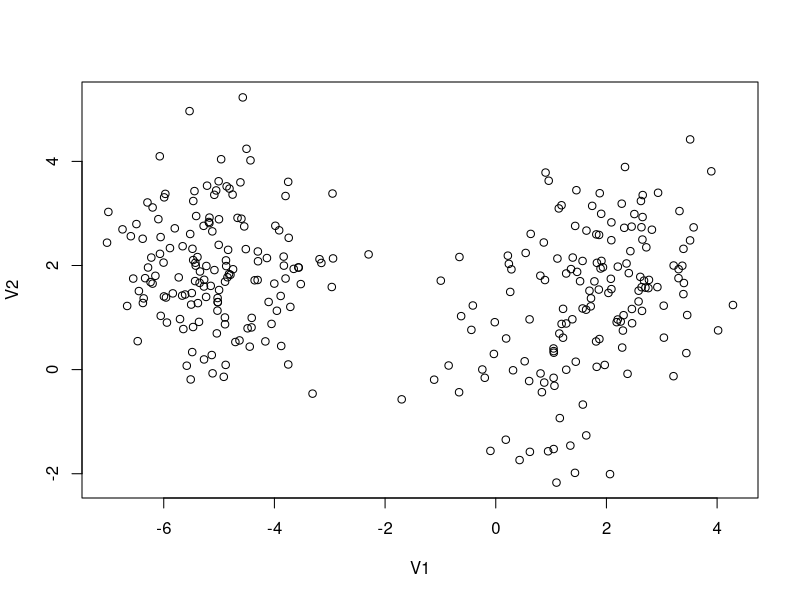
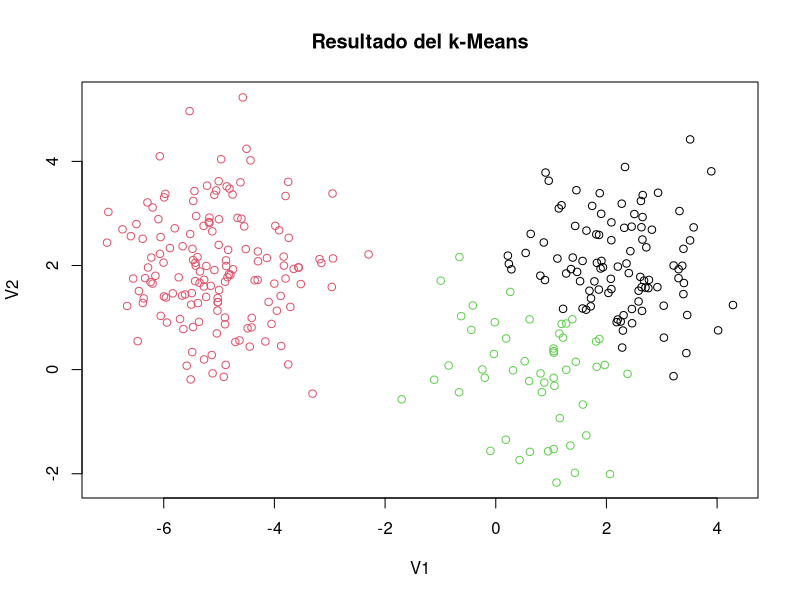
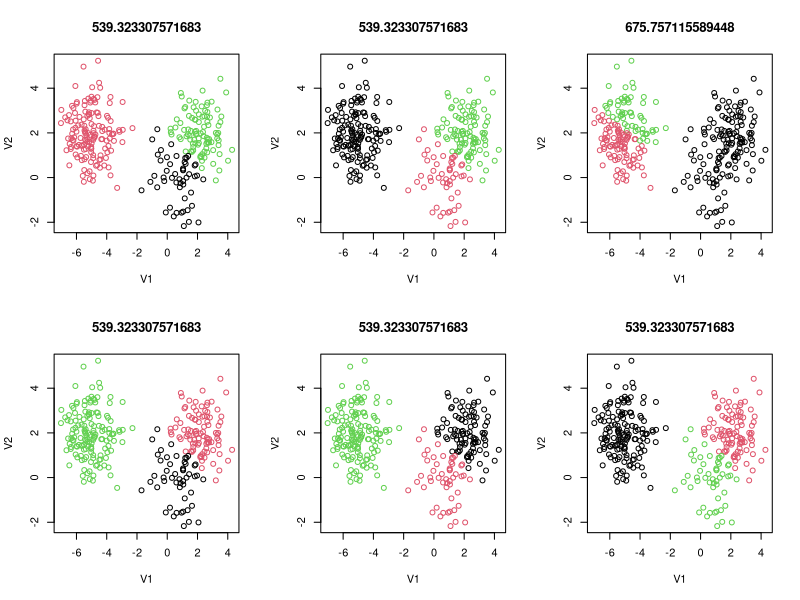
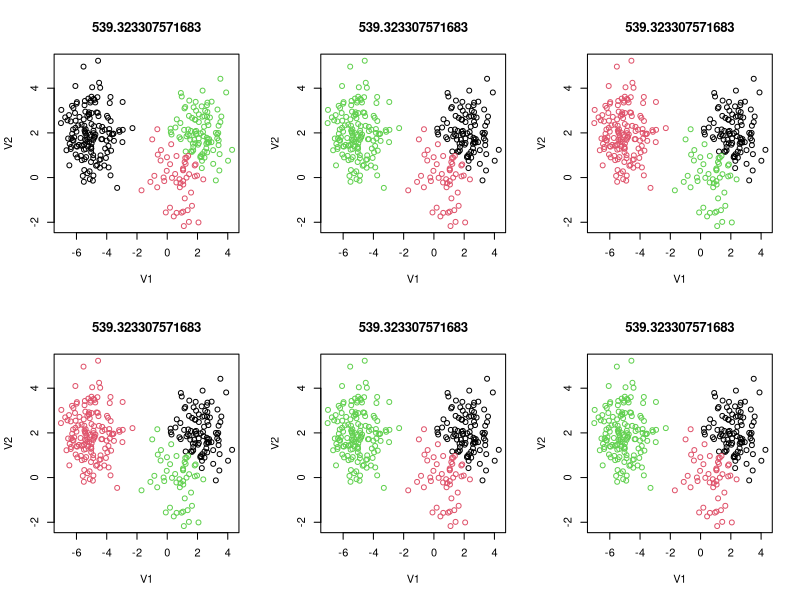
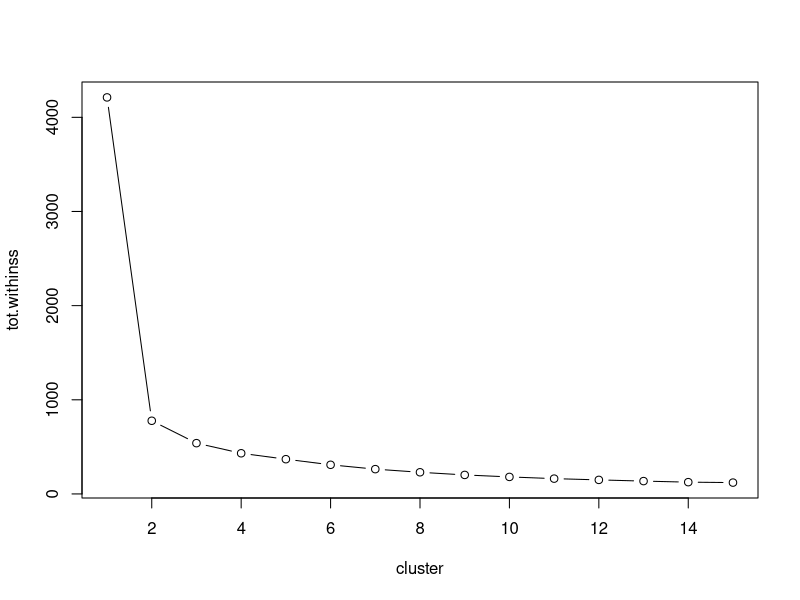
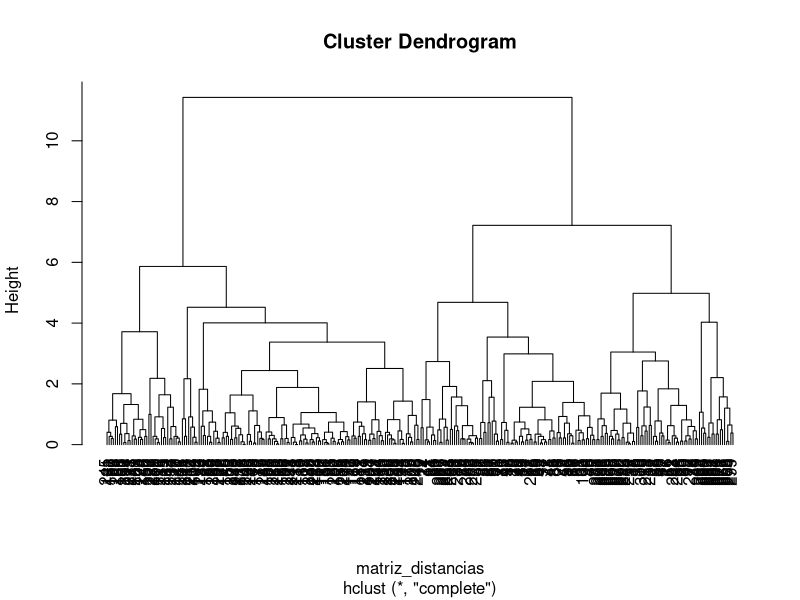
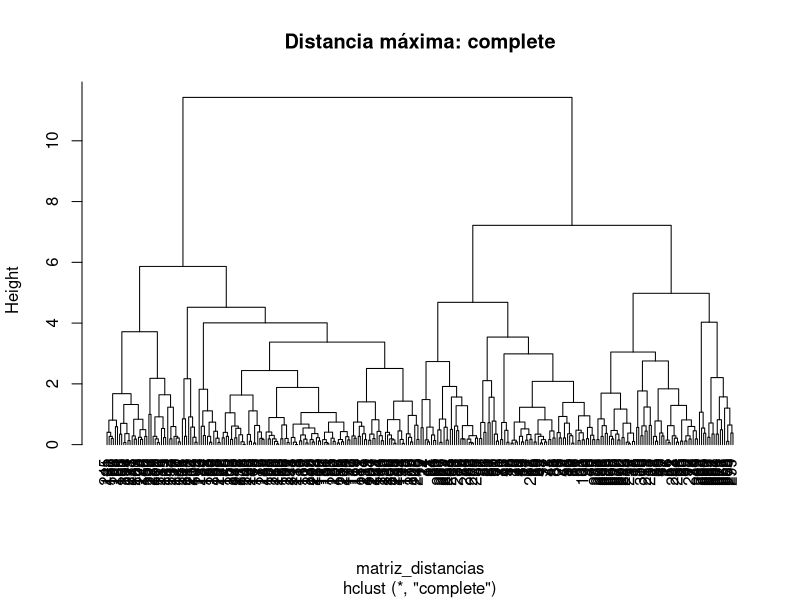
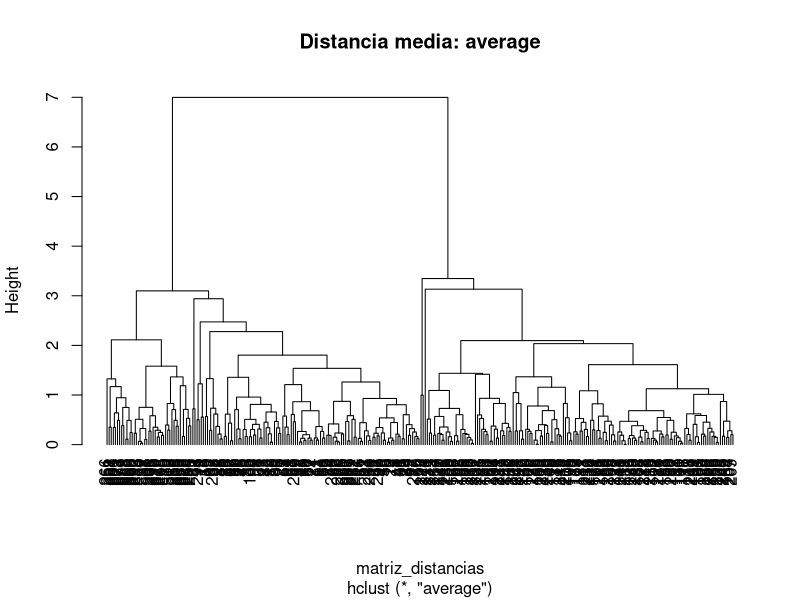

Write R code to recreate these figures, in order.
## ---- chunk 1

#Lectura del dataset
puntos <- read.delim("data/toy_example.txt",
                     sep = "\t",
                     head = FALSE)

#Visualización del dataset
plot(puntos)

## ---- chunk 2
head(puntos)
str(puntos)
dim(puntos)
## ---- chunk 3
km_puntos <- kmeans(puntos, centers = 3, nstar=20)
km_puntos

#summary(km_puntos) <-- Parámetros del algoritmo
km_puntos$cluster

plot(puntos,
     col=km_puntos$cluster, #colorea según los cluster del kMeans
     main="Resultado del k-Means")

## ---- chunk 4

par(mfrow=c(2,3)) #Para mostrar una rejilla de 2x3

for(i in 1:6){
  #nstar=1
  km_puntos_aux <- kmeans(puntos, center=3, nstart=1)
  plot(puntos, col=km_puntos_aux$cluster, main=km_puntos_aux$tot.withinss)
}

## ---- chunk 5

par(mfrow=c(2,3)) #Para mostrar una rejilla de 2x3

for(i in 1:6){
  #nstar=20
  km_puntos_aux <- kmeans(puntos, center=3, nstart=20)
  plot(puntos, col=km_puntos_aux$cluster, main=km_puntos_aux$tot.withinss)
}

## ---- chunk 6
#Ejecuta 15 veces variando el valor de k

vector_compactacion <- 0

for(i in 1:15){
  km_puntos_center <- kmeans(puntos, center = i, nstart = 20)
  vector_compactacion[i] <- km_puntos_center$tot.withinss
}

#Representa los valores de la compactación

par(mfrow=c(1,1)) #Para quitar la rejilla

plot(1:15, vector_compactacion,
     type = "b",
     xlab = "cluster", ylab="tot.withinss")

## ---- chunk 7
#Primero construimos la matriz de distancia entre los puntos
matriz_distancias <- dist(puntos)

#Ejecutamos el algoritmo
hclust_aux <- hclust(matriz_distancias)

hclust_aux
summary(hclust_aux)
#hclust_aux$ --- Tened en cuenta que esto no es el dendograma, es el resultado del algoritmo

#Representamos el dendograma
plot(hclust_aux, hang=-2)

## ---- chunk 8
#ver help(cutree)

#Elegimos como cortar:

#a) según la altura en el dendograma
cutree(hclust_aux, h=7)

#b) según el número de clusters deseado
cutree(hclust_aux, k=3)

## ---- chunk 9
hclust_complete <- hclust(matriz_distancias, method="complete")
plot(hclust_complete, main="Distancia máxima: complete", hang=-2)
## ---- chunk 10
hclust_average <- hclust(matriz_distancias, method="average")
plot(hclust_average, main="Distancia media: average", hang=-2)
## ---- chunk 11
hclust_single <- hclust(matriz_distancias, method="single")
plot(hclust_single, main="Distancia mínima: single", hang=-2)
## ---- chunk 12
#Mostrar la escala de valores 
colMeans(puntos)

#Si se requierese escalado
puntos_escalados <- scale(puntos)
colMeans(puntos_escalados)
## ---- chunk 13
table(km_puntos$cluster, #filas=algoritmo kmeans
      cutree(hclust_aux, k=2)) #columnas= algoritmo jerarquico
## ---- chunk 14
table(km_puntos$cluster, #filas=algoritmo kmeans
      cutree(hclust_aux, k=3)) #columnas= algoritmo jerarquico
